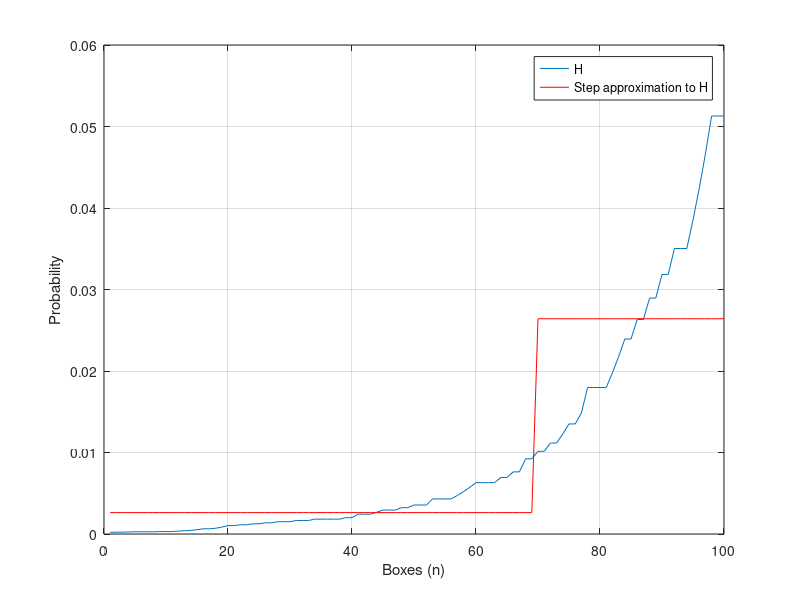

Write MATLAB code to recreate this figure.
n = 100;

H = 1.1.^randi(60,1,n); H = H / sum(H);

S = sqrt(H); S = S / sum(S);

lidx = find(H <= 1/n);
uidx = setdiff(1:n,lidx);

H_d(lidx) = sum(H(lidx))/length(lidx);
H_d(uidx) = sum(H(uidx))/length(uidx);

[~,sidx] = sort(H);
plot(sort(H));
hold on;
plot(H_d(sidx),'r');
grid on;
box on;
xlabel('Boxes (n)');
ylabel('Probability');
legend('H','Step approximation to H')